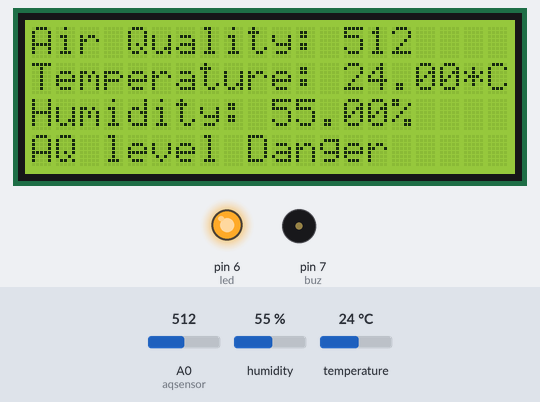
Simulated run of this sketch. Board: Arduino Uno, built with avr-gcc and run on an emulated ATmega328P. Shown: 20×4 character LCD, output pins drawn as LEDs (lit = HIGH), buzzer (waves = sounding). Inputs (shaded band) come from the test bench; at power-on: A0 (aqsensor) = 512, temperature 24 °C, humidity 55 %. WiFi joins after 1.5 s; servers stay silent unless stated.

Above: at 3.0 s.
3.1 s: A0 (aqsensor) set to 316
At 4.8 s:
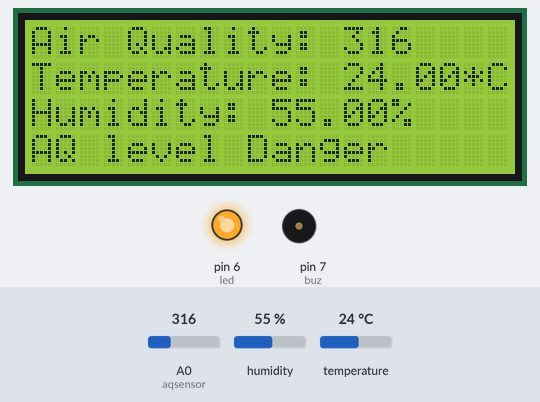
5.6 s: A0 (aqsensor) set to 284
At 6.3 s:
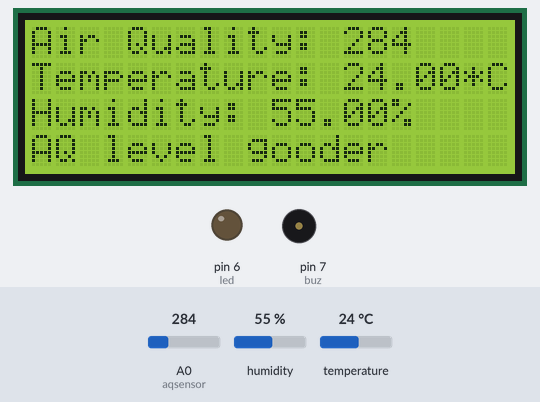
7.4 s: A0 (aqsensor) set to 109
At 9.1 s:
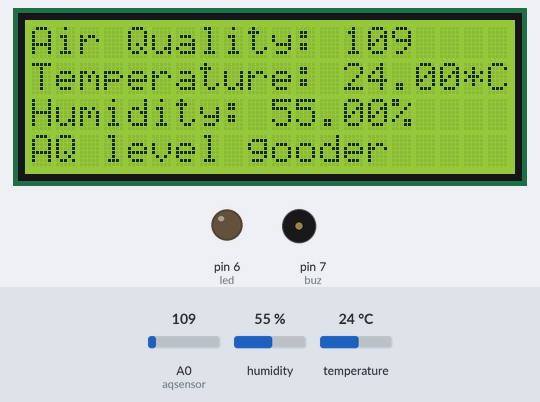
9.5 s: A0 (aqsensor) set to 91
At 10.8 s:
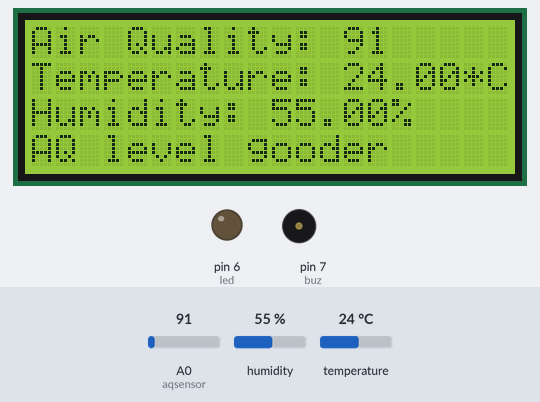
11.5 s: temperature set to 38 °C
At 12.4 s:
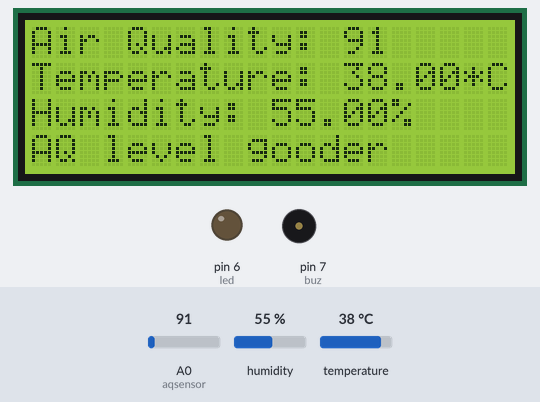
13.5 s: temperature set to 41 °C
At 15.3 s:
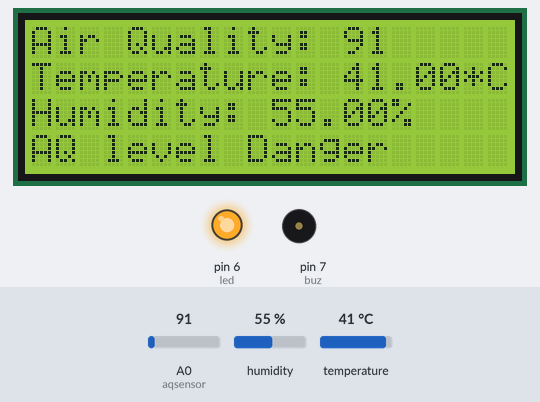
Timing chart, 0 to 20.5 s (numbered marks = the images above; inputs shaded):
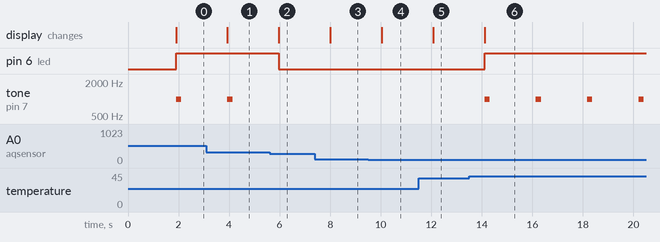

Measured:
- the behaviour switches between 301 and 300 on A0 (aqsensor) (found by bisection; images 1 and 2)
- the behaviour switches between 100 and 99 on A0 (aqsensor) (found by bisection; images 3 and 4)
- the behaviour switches between 39 and 40 °C on temperature (found by bisection; images 5 and 6)
- after the input at 3.1 s, the display: changes after 0.84 s (image 1)
- after the input at 5.6 s, pin 6 (led): HIGH → LOW after 0.37 s; tone on pin 7 (buz): stays silent (without the input it goes to 1000 Hz after 0.37 s); the display: changes after 0.37 s (image 2)
- after the input at 7.4 s, the display: changes after 0.61 s (image 3)
- after the input at 9.5 s, the display: changes after 0.54 s (image 4)
- after the input at 11.5 s, the display: changes after 0.58 s (image 5)
- after the input at 13.5 s, pin 6 (led): LOW → HIGH after 0.61 s; tone on pin 7 (buz): alternates 1000 Hz for 0.20 s and silent for 1.8 s, starting after 0.61 s; the display: changes after 0.61 s (image 6)

The sketch:

Iot-air-quality-monitor.ino
```cpp
// we using proteus + blynk to simulate

#include "DHT.h"                //library dth.h help we can using dth sensor
#include<LiquidCrystal.h>       // beacause we using lcd so we need that library
#include <BlynkSimpleStream.h>  // Device push data to blynk app so i need it .
#include <SoftwareSerial.h>;

#define DHTTYPE DHT11       // define type of DTH sensor using
#define DHTPIN 8            // pin DTH sensor connect to
DHT dht(DHTPIN, DHTTYPE);   // Define dth

BlynkTimer timer;           // push data like an event after a mount of time we using Blynktimer
WidgetLCD blynklcd (V1);    // define which port we push data in blynk

char auth[] = "9CzrKOxgkJiHLD1bLA4Nc1tg8cl5usTc"; // using to connect to server and blynk project

const int rs =12, en =11, d4 = 5, d5 = 4, d6 = 3 , d7 = 2;
const int aqsensor = A0;
int led = 6;
int buz =7;

LiquidCrystal lcd(rs,en , d4, d5, d6, d7); // define lcd port

void pushData(){                          // using to push data to blynk app
  int pmm = analogRead(A0);               // read values of MQ135 sensor
  float h = dht.readHumidity();           // read humidity
  float t = dht.readTemperature();        // read temperature

  blynklcd.print(0,0,"Air Quality: ");
  blynklcd.print(13,0, pmm);
  // if pmm and tempareture are high enought send a warning message to user
   if(pmm > 300 || t >=40)
  {
    blynklcd.print(0,1, "AQ level : Danger");
  }else{
    blynklcd.print(0,1,"AQ level : Good");
  }

  // we using vituralWrite to push data to blynk app
  Blynk.virtualWrite(V5, h);
  Blynk.virtualWrite(V6, t);
  Blynk.virtualWrite(V1, millis()/1000);
}

void setup() {
  // put your setup code here, to run once:
  pinMode(led , OUTPUT);
  pinMode(buz ,OUTPUT);
  pinMode(aqsensor, INPUT);
  Serial.begin(9600);
  Blynk.begin(Serial,auth);

  // Define what lcd we are used
  lcd.begin(20,4);
  lcd.clear();
  //start dht sensor
  dht.begin();
  // send data in a mount of time
  timer.setInterval(2000L,pushData);
}

void loop() {
  // Reading temperature or humidity takes about 250 milliseconds!
  // Sensor readings may also be up to 2 seconds 'old' (its a very slow sensor)
  float h = dht.readHumidity();
  // Read temperature as Celsius (the default)
  float t = dht.readTemperature();

  // Check if any reads failed and exit early (to try again).
  if (isnan(h) || isnan(t)) {
    lcd.clear();
    lcd.setCursor(10,2);
    lcd.print("ERROR dth!!!");
    return;
  }

  int pmm = analogRead(A0);
  // send message to lcd in blynk
  blynklcd.print(0,0,"Air Quality: ");
  blynklcd.print(13,0, pmm);
  // send message to lcd in device
  lcd.setCursor(0,0);
  lcd.print ("Air Quality: ");
  lcd.print (pmm);
  lcd.println("");

  lcd.setCursor(0,2);
  lcd.print("Humidity: " );
  lcd.print(h);
  lcd.print("%");

  lcd.setCursor(0,1);
  lcd.print("Temperature: "  );
  lcd.print(t);
  lcd.print("*C");


  if(pmm > 300 || t >= 40)
  {
    lcd.setCursor(0,3);
    lcd.print("AQ level Danger");
    tone(buz,1000,200);
    digitalWrite(led,HIGH);

  }else{
    lcd.setCursor(0,3);
    lcd.print("AQ level good");
    noTone(buz);
    digitalWrite(led,LOW);
  }
  // start send message to blynk app
  Blynk.run();
  timer.run();

  // Wait a few seconds between measurements
  delay(2000);
  blynklcd.clear();
 }
```
